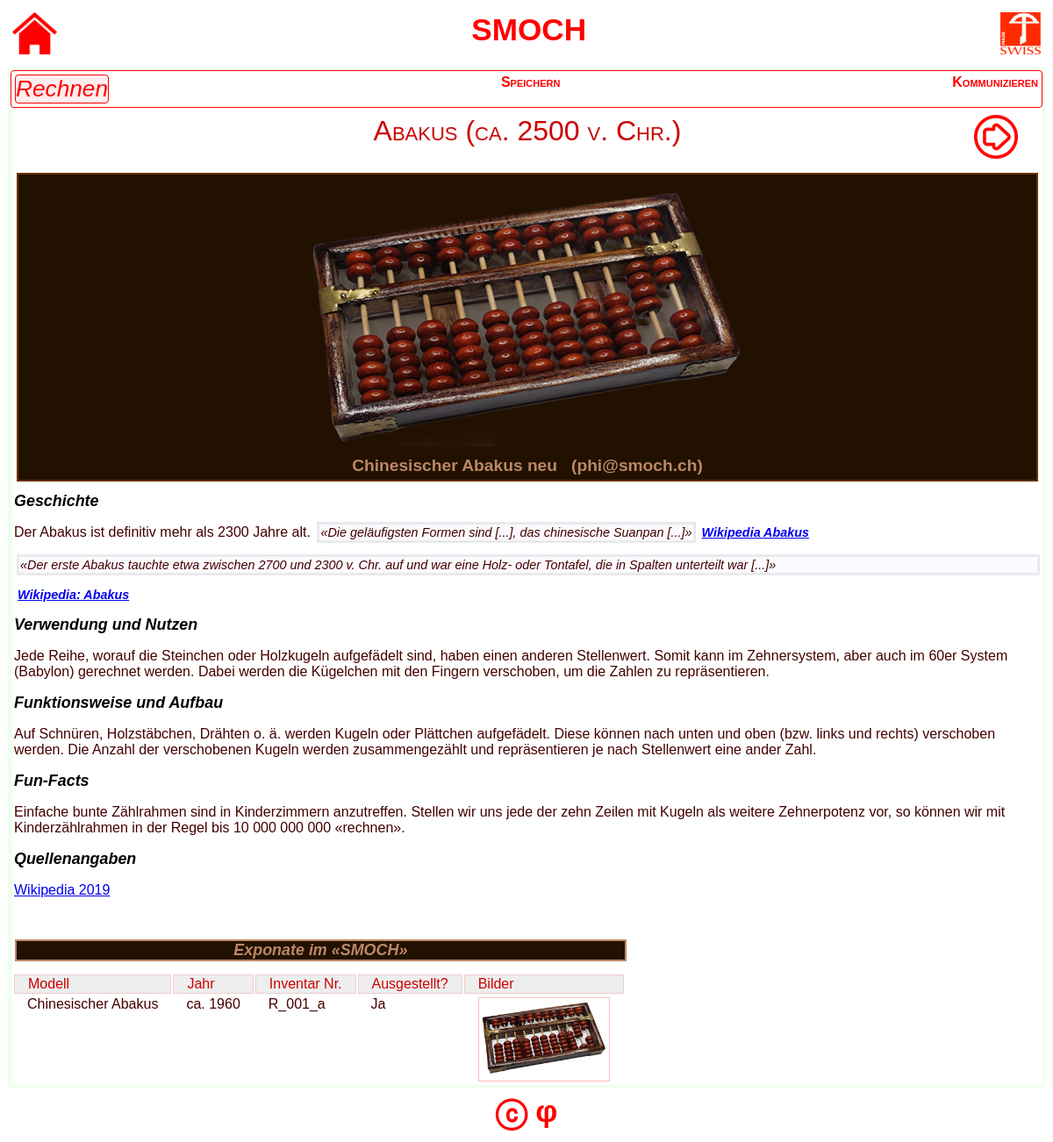
The app's page /site/erfindung.php with its own data.
### tables this page shows
CREATE TABLE `tbl_program_parameter` (
  `name`        varchar(20) PRIMARY KEY NOT NULL
, `value`       text
, `description` text
);

CREATE TABLE `tbl_kategorie` (
  `ID` int PRIMARY KEY
, `titel` text
, `beschreibung` text
);

CREATE TABLE `tbl_bild` (
  `ID`           int PRIMARY KEY AUTO_INCREMENT
, `filename`     varchar(200)     COMMENT 'Bild Filename (inkl. "*.png" oder "*.jpg" ...)'
, `bildlegende`  text             COMMENT 'Auch als "title" zu verwenden beim <img>-Tag.'
, `bildrechte`   text             COMMENT 'Wer hat das Bild gemacht? Ist es frei? wikimedia?...'
, `alt_text`     text
);

### site/erfindung.php (called while the page is built, shortened)
<?php
include 'inc/preRequisites.php' ;
include 'layout/page_layout.php';
?>

### site/inc/db/sql.php (called while the page is built, shortened)
<?php
class SQL {
	private static function fetchSingle($SQL) {
		$pdo  = ConnectionSingleton::getThePDO();
		$stmt = $pdo->query($SQL);
		$row  = $stmt->fetch(PDO::FETCH_ASSOC);
		return $row;
	}
	private static function fetchRows($SQL) {
		$pdo  = ConnectionSingleton::getThePDO();
		$stmt = $pdo->query($SQL);
		return $stmt;
	}
	public static function getErfindungsRecordDefault($siteURL) {
		$SQL  = 'SELECT * FROM `vw_erfindung` WHERE `URL_Infix` = "' . $siteURL . '" LIMIT 1';
		return SQL::fetchSingle($SQL);
	}
	public static function getAlleExponateZuErfindungRecordset($siteUrl) {
		$SQL = 'SELECT * FROM `vw_erfindungsexponat` WHERE `core` = \'' . $siteUrl . '\' ORDER BY `ord`';
		return SQL::fetchRows($SQL);
	}
	public static function getAlleBilderZuExponat($exponatID) {
		$SQL = 'SELECT * FROM `vw_exponatbild` WHERE `exponat_ID` = "' . $exponatID . '"';
		return SQL::fetchRows($SQL);
	}
	public static function getAlleBilderZuErfindungRecordset($idUrl) {
		$SQL = "SELECT * FROM `vw_erfindungsbild` WHERE `URL_Infix` = '" . $idUrl . "' ORDER BY `ord`";
		return SQL::fetchRows($SQL);
	}
	public static function getBildInfo($bildID) {
		$SQL = 'SELECT * FROM `tbl_bild` WHERE `ID` = "' . $bildID . '"';
		return SQL::fetchSingle($SQL);
	}
	public static function getProgramParameter($varName) {
		$SQL = 'SELECT `value` FROM `tbl_program_parameter` WHERE `name` = "' . $varName . '"';
		$val = SQL::fetchSingle($SQL);
		return $val['value'];
	}
	public static function getActBrowserPath() {
		$isDevel = SQL::getProgramParameter('isDevelop');
		if('true' == $isDevel) {
			return SQL::getProgramParameter('browser_path_develop');
		} else {
			return SQL::getProgramParameter('browser_path'        );
		}
	}
	public static function getErfindungenPath() {
		return SQL::getActBrowserPath() . SQL::getProgramParameter('erfindungen_pfad');
	}
	public static function getBilderDir() {
		return '' . SQL::getErfindungenPath() . SQL::getProgramParameter('bilder_dir');
	}
	public static function getKategorieName($kategorieNr) {
		$SQL = 'SELECT `titel` FROM `tbl_kategorie` WHERE `ID` = "' . $kategorieNr . '"';
		return SQL::fetchSingle($SQL)['titel'];
	}
	public static function getErsteErfindungUrlInKategorie($kategorieNr) {
		$SQL = 'SELECT `IDurl_fk` FROM `tbl_reihenfolge` WHERE `kategorie_fk` = \'' . $kategorieNr . '\' AND `ord` = \'' . 1 . '\'';
		return SQL::fetchSingle($SQL)['IDurl_fk'];
	}
}

### site/inc/preRequisites.php (called while the page is built, shortened)
<?php
function isErfindungsSeite() {
	return strpos($_SERVER['PHP_SELF'], 'erfindung.php') > 0;
}
function getErfindungsID() {
	$url = $_SERVER['PHP_SELF'];
	preg_match('/(.*)(\.php\/)([a-z_]*)(.*)/', $url, $matches, PREG_OFFSET_CAPTURE);
	if(sizeof($matches) >= 4) {
		$erfindungID = $matches[3][0];
	} else {
		$erfindungID = 'abakus';
	}
	return $erfindungID;
}
if(isErfindungsSeite()) {
	$tmpDaoErfindung    = new DAO_Erfindung();
	$erfindung = $tmpDaoErfindung->getErfindungsObjekt(getErfindungsID(), $_SESSION['kategorie_id']);
}
?>

### site/inc/dao/dao_bild.php (called while the page is built, shortened)
<?php
require_once 'inc/db/sql.php';
class DAO_Bild {
	public static function getBildViaID($bildID) {
		$bild = new Bild();
		$resultSet = SQL::getBildInfo($bildID);
		$bild->dbID        = $bildID;
		$bild->filename    = $resultSet['filename'   ];
		$bild->bildlegende = $resultSet['bildlegende'];
		$bild->bildrechte  = $resultSet['bildrechte' ];
		$bild->altText     = $resultSet['alt_text'   ];
		return $bild;
	}
	private static function enrichErfindungsBild($eb, $b) {
		$eb->dbID = $b->dbID;
	}
	public static function getAlleBilderZuErfindung($erfindungID) {
		$alleErfindungsBilder = array();
		$alleBilderResultSet = SQL::getAlleBilderZuErfindungRecordset($erfindungID);
		while ($bildRecord = $alleBilderResultSet->fetch(PDO::FETCH_ASSOC))   {
			$bildID = $bildRecord['BildID'];
			$bildInfo = DAO_Bild::getBildViaID($bildID);
			$erfindungsBild = new ErfindungsBild();
			$erfindungsBild->ord = $bildRecord['ord'];
			$alleErfindungsBilder[$bildID] = $erfindungsBild;
		}
		return $alleErfindungsBilder;
	}
}

### site/inc/dao/dao_erfindung.php (called while the page is built, shortened)
<?php
require_once 'inc/db/sql.php';
require_once 'inc/domain/Erfindung.php';
class DAO_Erfindung {
	public static function getErfindungsObjekt($siteURL, $kategorie) {
		$erfindung = new Erfindung();
		$resultSet = SQL::getErfindungsRecordDefault($siteURL);
		$erfindung->IDurl      = $siteURL;
		$erfindung->titel      = $resultSet['ErfindungsTitel'   ];
		$erfindung->jahr       = $resultSet['ErfindungsJahrzahl'];
		$erfindung->defaultKat = $resultSet['defaultKategorie'  ];
		$keyWordResultSet = SQL::getErfindungsKeywords($siteURL);
		while($keyWord = $keyWordResultSet->fetch(PDO::FETCH_ASSOC)) {
			$erfindung->addKeyword($keyWord['keyword']);
		}
		return $erfindung;
	}
}

### site/inc/dao/dao_exponat.php (called while the page is built, shortened)
<?php
require_once 'inc/db/sql.php'        ;
class DAO_Exponat {
	public static function getAlleExponateZuErfindung($erfindungsID) {
		$exponatListe = array();
		$exponateRecordset = SQL::getAlleExponateZuErfindungRecordset($erfindungsID);
		while($exponatRecord = $exponateRecordset->fetch(PDO::FETCH_ASSOC)) {
			$exponat = new Exponat();
			$exponat->DBId              = $exponatRecord['ExponatID'      ];
			$exponat->Jahr              = $exponatRecord['Modelljahr'     ];
			$exponat->Modellbezeichnung = $exponatRecord['Modell'         ];
			$exponat->ausgestellt       = $exponatRecord['ausgestelltBOOL'];
			$exponat->inventarNummer    = $exponatRecord['InventarNummer' ];
			$exponatListe[$exponat->DBId] = $exponat;
		}
		return $exponatListe;
	}
	public static function getAlleBilderZuExponat($exponatID) {
		$bildListe = array();
		$bildListeRecordSet = SQL::getAlleBilderZuExponat($exponatID);
		foreach($bildListeRecordSet as $bildListeRecord) {
			$bild = DAO_Bild::getBildViaID($bildListeRecord['bildID']);
			$bildListe[$bild->dbID] = $bild;
		}
		return $bildListe;
	}
}

### site/layout/page_layout.php (the view, shortened to what this page needs)
<!DOCTYPE html>
<html lang="de">
	<head>
<?php
 require_once 'inc/db/sql.php';
 $browserPath = SQL::getActBrowserPath();
?>
		<link   rel     = "stylesheet"
		        href    = "<?php echo $browserPath;?>layout/css/style.css" />
		<link   rel     = "stylesheet"
		        href    = "<?php echo $browserPath;?>layout/css/artikel.css" />
	</head>
<?php
	require_once 'inc/db/sql.php';
	$CLIENT_ROOT = SQL::getActBrowserPath();
?>
	<body>
		<div id='mainHeader'>
	 <div><a href='<?php echo $CLIENT_ROOT; ?>'><img src='<?php echo $CLIENT_ROOT; ?>layout/img/home.png' height="48" /></a></div>
	   <div>SMOCH</div>
	 <div><img src='<?php echo $CLIENT_ROOT; ?>layout/img/swiss-made.png' height="48" /></div>
    </div>
			<?php include 'layout/main_content.php'; ?>
		<div id='mainFooter'>ⓒ φ</div>
	</body>
</html>

### site/layout/navigation.php (shortened to what this page needs)
<?php
$ERFINDUNG_PREFIX = "./";
function navLinkToKategorie($linkKategorieNr) {
	global $ERFINDUNG_PREFIX;
	$actKat        = $_SESSION['kategorie_id'];
	$kategorieName = SQL::getKategorieName($linkKategorieNr);
	if(($actKat == $linkKategorieNr) && (strpos($_SERVER['PHP_SELF'], 'rfindung.php') > 0)) {
		return "<span class='unLink'>" . $kategorieName . "</span>";
	}
	$ersteErfindungInTourID = SQL::getErsteErfindungUrlInKategorie($linkKategorieNr);
	$katLink = "<a href='" . $ERFINDUNG_PREFIX . $ersteErfindungInTourID . '?kategorie=' . $linkKategorieNr . "' > " . $kategorieName . "</a>";
	return $katLink;
}
?>
<div class='tourHeader'>
<?php
$katNr = 1;
while($katNr <= 3) {
	echo navLinkToKategorie($katNr) . "\n";
	$katNr = $katNr + 1;
}
?>
</div>

### site/layout/bildergalerie.php
<?php
include_once 'inc/preRequisites.php';
include_once 'inc/db/sql.php'       ;
include_once 'inc/gui/BildImg.php'  ;
include_once 'inc/dao/dao_bild.php' ;
function createAlleBilder() {
	$alleBilder = DAO_Bild::getAlleBilderZuErfindung(getErfindungsID());
	foreach($alleBilder as $bild) {
		$bildImg = BildImg::readBildImgViaID($bild->dbID);
		echo "<div class='erfindungsBild'>" . $bildImg->createImgTag('normal_image') . "<br/>"
			   . $bildImg->bild->bildlegende . " &nbsp; (" . $bildImg->bild->bildrechte . ")</div>\n";
	}
}
if(sizeof(DAO_Bild::getAlleBilderZuErfindung(getErfindungsID())) >=1) {
	echo "<div class='erfindungsBilder'>";
	createAlleBilder();
	echo "</div>";
}
?>

### site/inc/gui/BildImg.php (shortened to what this page needs)
<?php
include_once 'inc/db/sql.php';
include_once 'inc/dao/dao_bild.php';
class BildImg {
	public $bild;
	public static function readBildImgViaID($bild_id) {
		$bildImg = new BildImg();
		$bild    = DAO_Bild::getBildViaID($bild_id);
		$bildImg->bild = $bild;
		return $bildImg;
	}
	public function createImgTag($CSS_class) {
		$IMG_PATH = SQL::getBilderDir();
		$imgTag = "";
		$imgTag .= '<img ';
		$imgTag .= 'src="'   . $IMG_PATH . $this->bild->filename . '" ';
		$imgTag .= 'alt="'   . $this->bild->altText . '" ';
		$imgTag .= 'title="' . $this->bild->bildlegende . '" ';
		$imgTag .= 'class="' . $CSS_class . '" ';
		$imgTag .= ' />';
		return $imgTag;
	}
}
?>

### site/layout/exponatTable.php
<?php
require_once 'inc/dao/dao_exponat.php';
require_once 'inc/gui/BildImg.php'    ;
function printAlleExponatBilder($exponat) {
	$bilder = DAO_Exponat::getAlleBilderZuExponat($exponat->DBId);
	foreach($bilder as $bild) {
		$bildImg = BildImg::readBildImgViaID($bild->dbID);
		echo "<div class='small_image_rahmen'>"    .
			   $bildImg->createImgTag('small_image') .
			   "</div>";
	}
}
function createExponatTableRow($exponat) {
	echo "<tr class='exponatTabelle'>\n";
	echo "<td>" . $exponat->Modellbezeichnung . "</td>\n";
	echo "<td>" . $exponat->Jahr              . "</td>\n";
	echo "<td>" . $exponat->inventarNummer    . "</td>\n";
	if(0 != $exponat->ausgestellt) {
			echo "<td>Ja</td>\n";
	} else {
			echo "<td> - </td>\n";
	}
	echo "<td>";
	printAlleExponatBilder($exponat);
	echo "</td>\n";
	echo "</tr>\n";
}
function createExponatTableRows() {
	global $exponatListe;
	foreach($exponatListe as $exponat) {
		createExponatTableRow($exponat);
	}
}
?>
<div>
	<table>
	<tr class='exponatListeTitel'><td colspan='5'><h1 class='exponatListeTitel'>Exponate im «SMOCH»</h1>
</td></tr>
	<tr class='erfindungsExponat'><td>Modell</td><td>Jahr</td><td>Inventar Nr.</td><td>Ausgestellt?</td><td>Bilder</td></tr>
<?php createExponatTableRows(); ?>
	</table>
</div>

### site/layout/css/style.css (style rules this page uses)
body { font-family: verdana, arial, sans; }
#mainHeader, #mainFooter, #introSeite { padding : 6px; background-color: #fff ; color : red ; font-weight : bold ; font-size : 220% ; text-align : center; }
#mainHeader { display : flex ; flex-direction : row ; flex-wrap : nowrap ; justify-content : space-between; }
.tourHeader { color : red ; background-color: #fff ; display : flex ; flex-direction : row ; flex-wrap : nowrap ; justify-content : space-between; border : red 1px solid; padding : 4px ; border-radius : 4px ; }
.tourHeader > a { text-decoration: none ; color : red ; font-variant : small-caps; font-weight : bold ; }
.unLink { color : red ; font-style : italic ; background-color: #fee ; font-weight : extra-bold; font-size : 164% ; border: 1px red solid; border-radius: 4px; }
.erfindung h1 { font-style: italic; font-size : 112% ; color : black ; }
h1.exponatListeTitel { margin-top : 28px ; color : red ; width : 100% ; background-color: brown ; color : #08F ; font-variant : normal ; border-color : #210 ; border : 2px solid; text-align : center ; background-color: #210 ; color : #b86 ; }
.erfindungsExponat { color : #c00; background-color: #fee; }
tr.erfindungsExponat > td { background-color: #eee; padding-left : 15px; padding-right : 15px; border : 1px #f002 solid; }
tr.exponatTabelle > td { background-color: #fffc; padding-left : 15px ; padding-right : 15px ; vertical-align : top ; }
.small_image { width: 144px; }
div.small_image_rahmen { padding: 2px; margin : 1px; border : solid 1px #f004; }
.normal_image { margin : 1px; padding: 5px; width : 500px; }
div.erfindungsBilder { text-align: center; }
div.erfindungsBild { margin-top : 4px ; padding : 5px ; margin : 5px ; margin-bottom : 2px ; border : solid #630 2px; background-color: #210 ; color : #b86 ; font-weight : bold ; font-size : 120% ; }

### records on screen
tbl_program_parameter: value (picture)
tbl_kategorie: titel "Rechnen"
tbl_kategorie: titel "Speichern"
tbl_kategorie: titel "Kommunizieren"
tbl_bild: bildlegende "Chinesischer Abakus neu", bildrechte "phi@smoch.ch"

### other values on screen
$erfindung->titel "Abakus"
$erfindung->jahr "ca. 2500 v. Chr."
$exponat->Modellbezeichnung "Chinesischer Abakus"
$exponat->Jahr "ca. 1960"
$exponat->inventarNummer "R_001_a"
